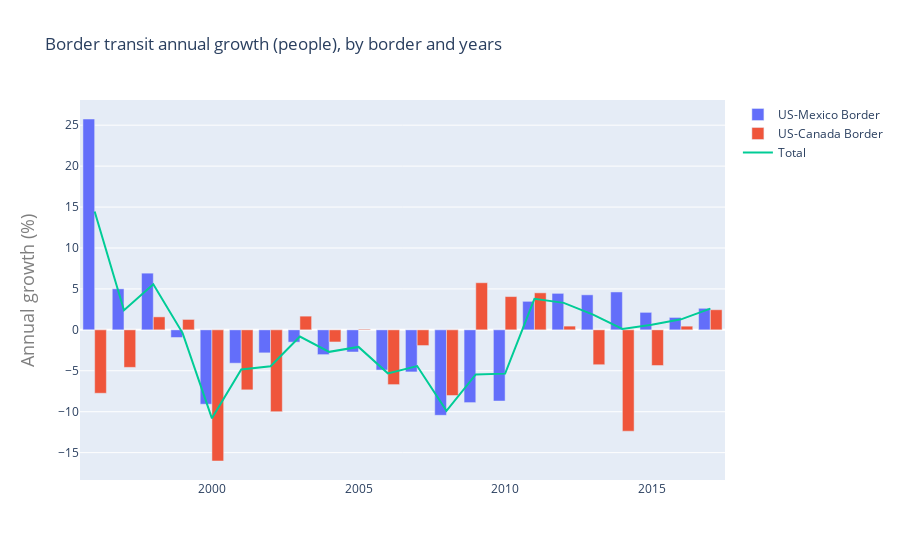

Write notebook code for a chart like this one.
### Code cell
# Bar chart 
# We drop the values for 2019 as there are data only until april
fig = go.Figure(go.Bar(x = yrs, y = growth_MEX.values[:-1], name='US-Mexico Border'))
fig.add_trace(go.Bar(x = yrs, y = growth_CAN.values[:-1], name='US-Canada Border'))
fig.add_trace(go.Line(x = yrs, y = growth_TOT.values[:-1], name='Total'))

fig.update_layout(title = 'Border transit annual growth (people), by border and years', 
                  barmode='group', 
                  xaxis={'categoryorder':'category ascending'},
                  yaxis=go.layout.YAxis(
                      title=go.layout.yaxis.Title(
                      text="Annual growth (%)",
                      font=dict(                      
                      size=18,
                      color="#7f7f7f")
            
        )
    )
                 
                 )
fig.show()

### Figure 1 — Plotly figure (JSON) as saved in the notebook; plotly's stock layout.template omitted (floating-point values rounded to 4 significant figures)
{"data": [{"name": "US-Mexico Border", "type": "bar", "x": [1996, 1997, 1998, 1999, 2000, 2001, 2002, 2003, 2004, 2005, 2006, 2007, 2008, 2009, 2010, 2011, 2012, 2013, 2014, 2015, 2016, 2017, 2018, 2019], "y": [25.75, 5.009, 6.925, -0.9353, -9.083, -4.073, -2.812, -1.503, -3.027, -2.709, -4.911, -5.141, -10.44, -8.886, -8.697, 3.483, 4.457, 4.279, 4.629, 2.137, 1.518, 2.632]}, {"name": "US-Canada Border", "type": "bar", "x": [1996, 1997, 1998, 1999, 2000, 2001, 2002, 2003, 2004, 2005, 2006, 2007, 2008, 2009, 2010, 2011, 2012, 2013, 2014, 2015, 2016, 2017, 2018, 2019], "y": [-7.746, -4.584, 1.586, 1.272, -16.02, -7.329, -9.991, 1.675, -1.481, 0.08782, -6.689, -1.918, -8.018, 5.756, 4.065, 4.522, 0.4582, -4.261, -12.38, -4.357, 0.4504, 2.457]}, {"name": "Total", "type": "scatter", "x": [1996, 1997, 1998, 1999, 2000, 2001, 2002, 2003, 2004, 2005, 2006, 2007, 2008, 2009, 2010, 2011, 2012, 2013, 2014, 2015, 2016, 2017, 2018, 2019], "y": [14.45, 2.399, 5.572, -0.3968, -10.8, -4.833, -4.444, -0.822, -2.687, -2.088, -5.315, -4.419, -9.883, -5.451, -5.348, 3.783, 3.295, 1.866, 0.1121, 0.6277, 1.282, 2.594]}], "layout": {"barmode": "group", "title": {"text": "Border transit annual growth (people), by border and years"}, "xaxis": {"categoryorder": "category ascending"}, "yaxis": {"title": {"font": {"color": "#7f7f7f", "size": 18}, "text": "Annual growth (%)"}}}}
